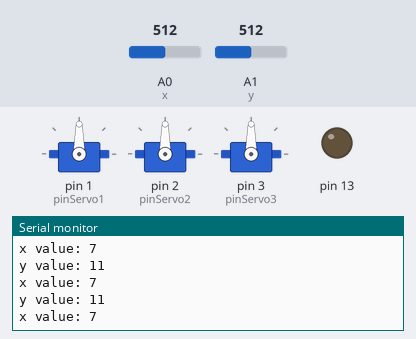
Recording of a sketch running on a simulated Arduino Uno, built with avr-gcc and run on an emulated ATmega328P. On the bench: 3 × servo, output pins drawn as LEDs (lit = HIGH), the last lines printed to the serial monitor. The test bench sets the inputs (shaded band); at power-on: A0 (x) = 512, A1 (y) = 512.

Above: at 1.2 s.
1.3 s: A0 (x) set to 523
At 2.4 s:
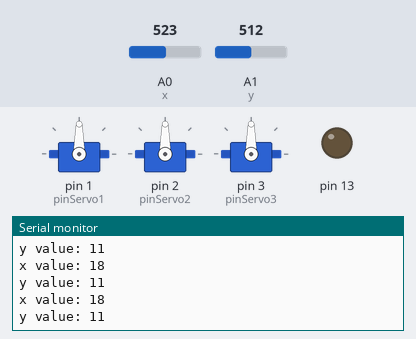
4.3 s: A1 (y) set to 412
At 5.1 s:
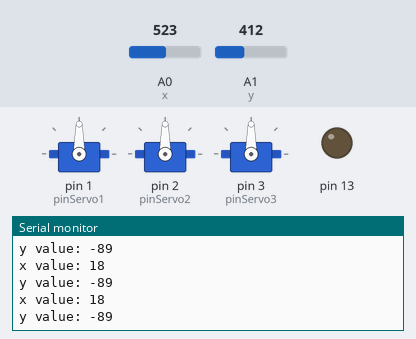
5.8 s: A1 (y) set to 393
At 6.8 s:
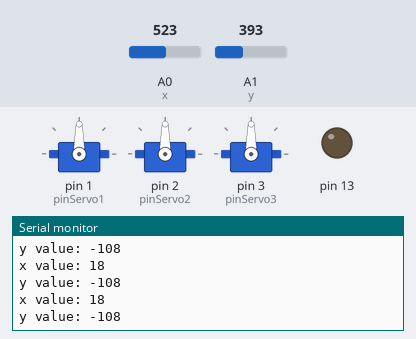
8.8 s: A0 (x) set to 588
At 9.9 s:
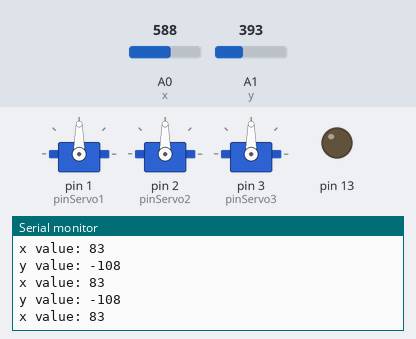
11.8 s: A0 (x) set to 617
At 12.6 s:
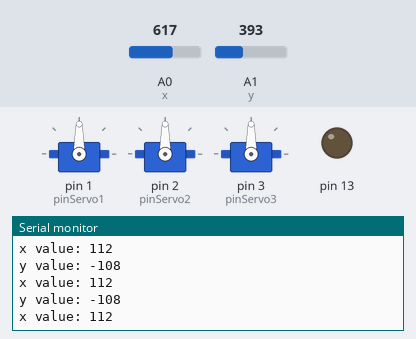
Timing chart, 0 to 14.8 s (numbered marks = the images above; inputs shaded):
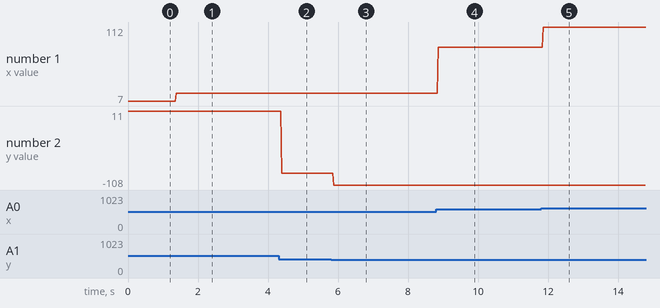

Measured:
- the behaviour switches between 514 and 515 on A0 (x) (found by bisection; images 0 and 1)
- after the input at 1.3 s, the serial monitor: prints a new line after 0.08 s (image 1)
- after the input at 4.3 s, the serial monitor: prints a new line after 0.09 s (image 2)
- after the input at 5.8 s, the serial monitor: prints a new line after 0.08 s (image 3)
- after the input at 8.8 s, the serial monitor: prints a new line after 0.07 s (image 4)
- after the input at 11.8 s, the serial monitor: prints a new line after 0.07 s (image 5)
- plotted number 1: 7 → 18 after the input at 1.3 s, 18 → 83 after the input at 8.8 s, 83 → 112 after the input at 11.8 s
- plotted number 2: 11 → -89 after the input at 4.3 s, -89 → -108 after the input at 5.8 s

The sketch:

servoJoystick.ino
```cpp
#include <Servo.h>
// pin defining
const int pinServo1 = 1;
const int pinServo2 = 2;
const int pinServo3 = 3;
const byte x = A0;
const byte y = A1;
const int sw = 2;

// X and Y axis offsets (makes the measured values 0 when you're not moving the joystick)
const int xOffset = 505;
const int yOffset = 501;

// Create servo objects
Servo servo1; // The servo that rotates the whole arm
Servo servo2; // The first limb
Servo servo3; // The second limb

void setup() {

  // Attach servo objects to Arduino pins
  servo1.attach(pinServo1);
  servo2.attach(pinServo2);
  servo3.attach(pinServo3);
  // Pin modes
  pinMode(13, OUTPUT);
  pinMode(x, INPUT);
  pinMode(y, INPUT);
  pinMode(sw, INPUT_PULLUP);

  // Serial startup at 9600 baud
  Serial.begin(9600);
}

void loop() {
  // Fixing inaccuracy of x values
  int xVal = analogRead(x) - xOffset;
  if (xVal >= -1 && xVal <= 1) xVal = 0;
  // Fixing inaccuracy of y values
  int yVal = analogRead(y) - yOffset;
  if (yVal >= -1 && yVal <= 1) yVal = 0;

  // Printing "SWITCH PRESSED" to serial when switch is pressed
  if (digitalRead(sw) == LOW) Serial.println("SWITCH PRESSED");

  // Printing measured values to serial if they aren't 0
    if (xVal != 0) {
  Serial.print("x value: ");
  Serial.println(xVal);
  }
  if (yVal != 0) {
  Serial.print("y value: ");
  Serial.println(yVal);
  }

  // 8 ms delay
  delay(8);
}
```
